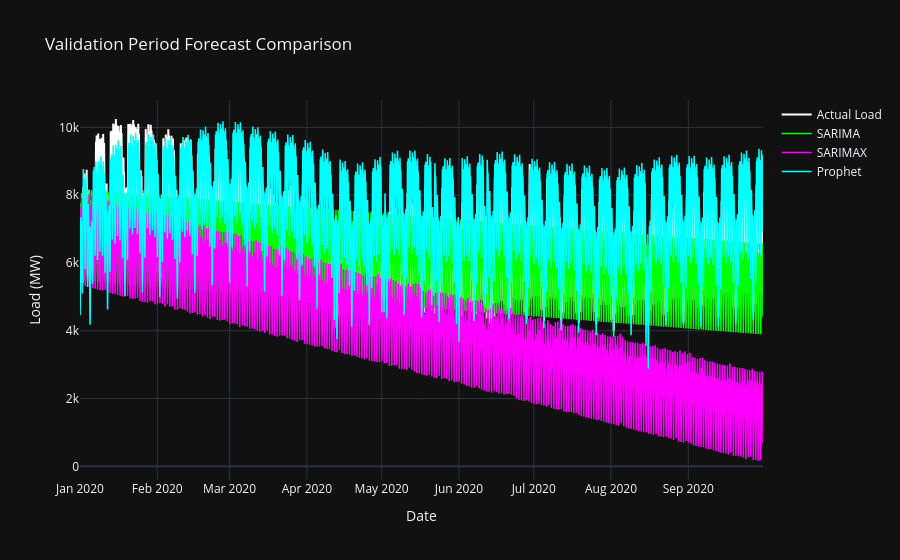

This figure's notebook cell:
### Code cell
## Time Series Comparison Plot

fig = go.Figure()
fig.add_trace(go.Scatter(x=validation.index, y=validation[target],
                        name='Actual Load',
                        line=dict(color='white', width=2)))

for model, color in zip(['SARIMA', 'SARIMAX', 'Prophet'], ['#00ff00', '#ff00ff', '#00ffff']):
    fig.add_trace(go.Scatter(x=validation.index, y=eval(f"{model.lower()}_val_forecast"),
                            name=model,
                            line=dict(color=color, width=1.5)))

fig.update_layout(
    title='Validation Period Forecast Comparison',
    xaxis_title='Date',
    yaxis_title='Load (MW)',
    template='plotly_dark',
    hovermode='x unified'
)
fig.show()

### Figure 1 — Plotly figure (JSON) as saved in the notebook; plotly's stock layout.template omitted (floating-point values rounded to 4 significant figures; data arrays with more than 128 entries replaced by an {"elided": "..."} marker saying what was removed)
{"data": [{"line": {"color": "white", "width": 2}, "name": "Actual Load", "type": "scatter", "x": {"elided": "6576 str values"}, "y": {"elided": "6576 float values"}}, {"line": {"color": "#00ff00", "width": 1.5}, "name": "SARIMA", "type": "scatter", "x": {"elided": "6576 str values"}, "y": {"elided": "6576 float values"}}, {"line": {"color": "#ff00ff", "width": 1.5}, "name": "SARIMAX", "type": "scatter", "x": {"elided": "6576 str values"}, "y": {"elided": "6576 float values"}}, {"line": {"color": "#00ffff", "width": 1.5}, "name": "Prophet", "type": "scatter", "x": {"elided": "6576 str values"}, "y": {"elided": "6576 float values"}}], "layout": {"hovermode": "x unified", "title": {"text": "Validation Period Forecast Comparison"}, "xaxis": {"title": {"text": "Date"}}, "yaxis": {"title": {"text": "Load (MW)"}}}}
